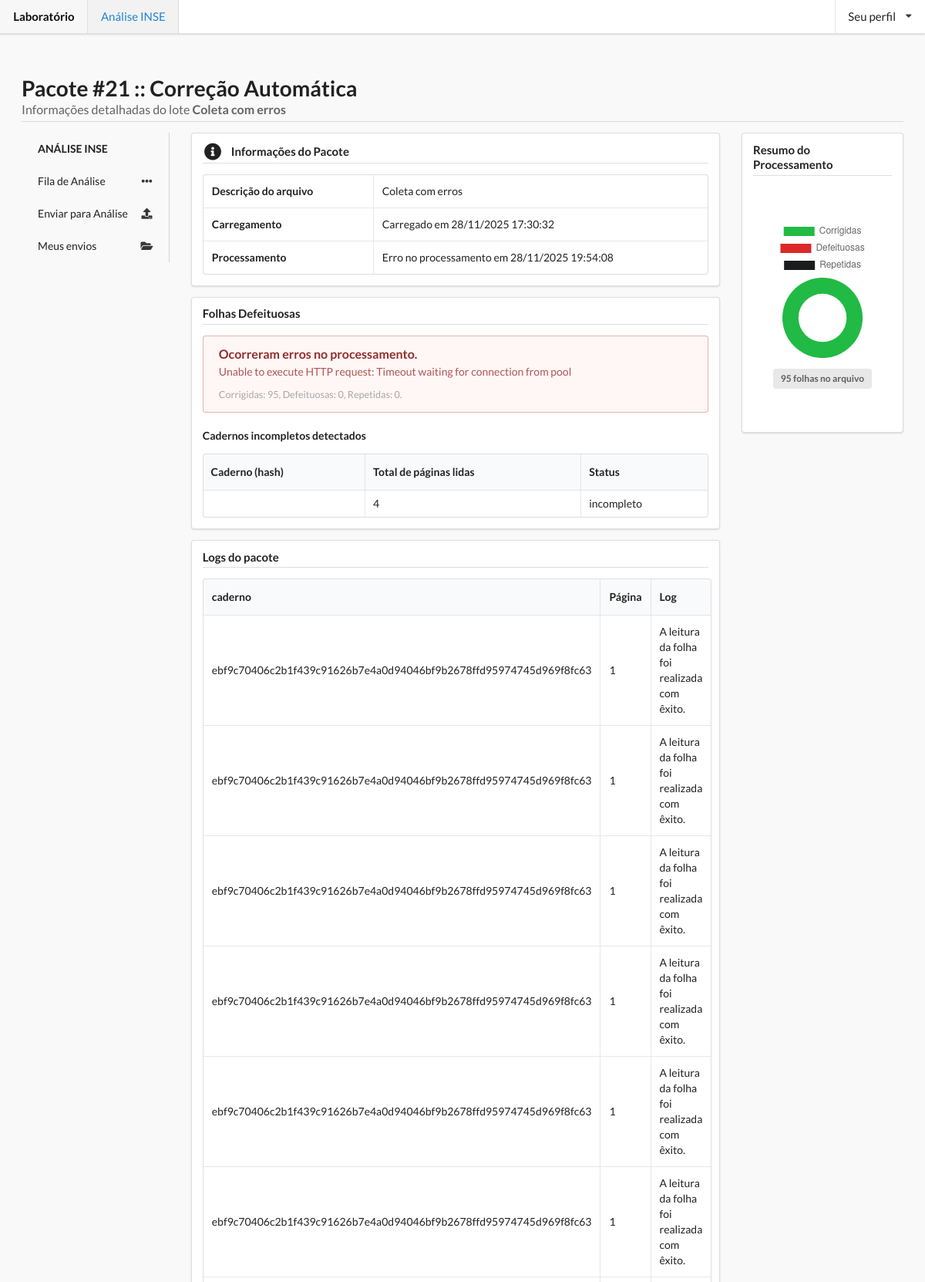
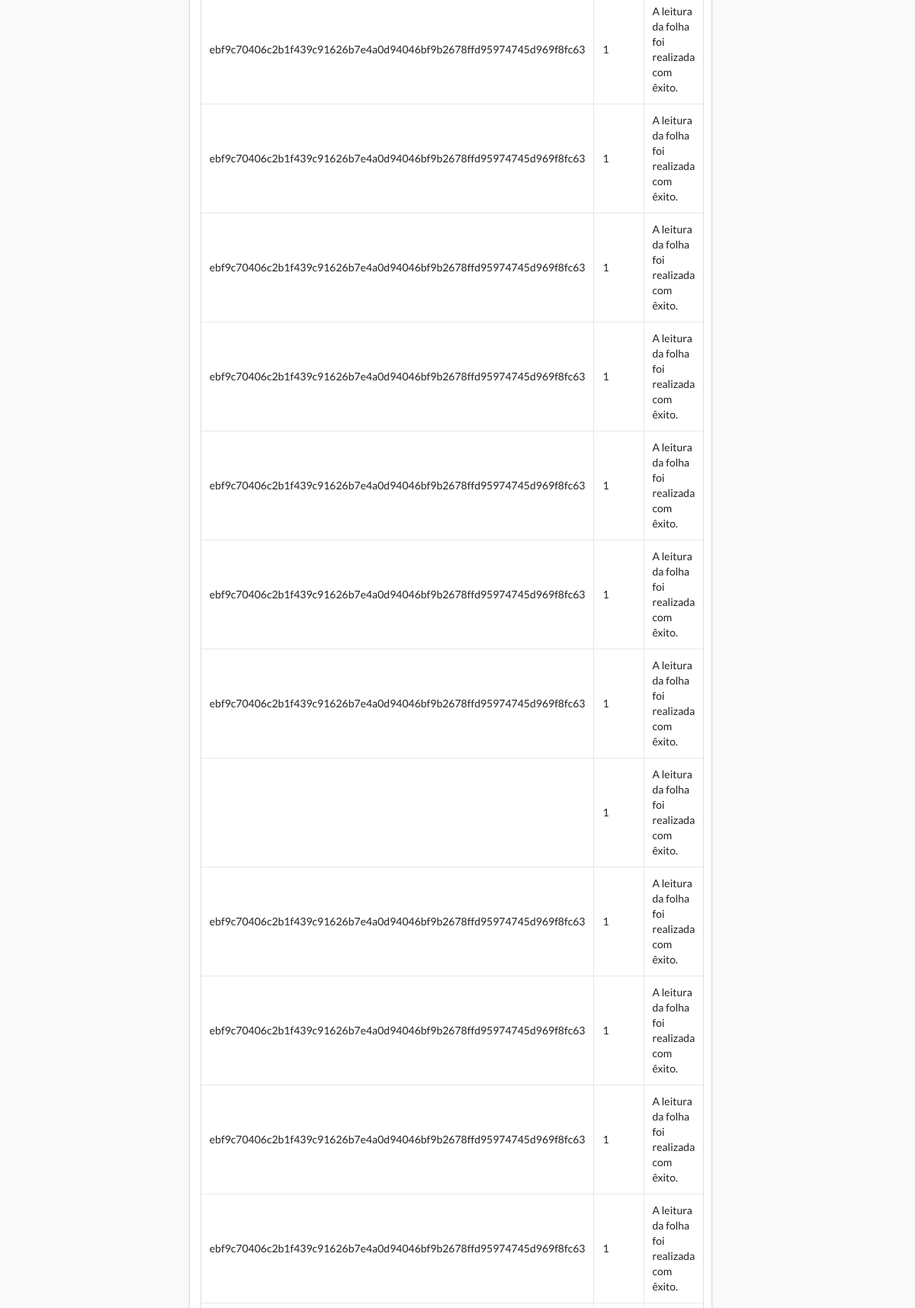
Screenshot of /index.php?action=detalhar&lote_id=Coleta+com+erros (upper part) with the database file from the repository (2 pictures, top to bottom).
### tables this page shows
CREATE TABLE `lotes_correcao` (
  `id` int NOT NULL AUTO_INCREMENT,
  `lote_id` varchar(255) NOT NULL,
  `s3_prefix` varchar(500) NOT NULL,
  `total_arquivos` int NOT NULL DEFAULT '0',
  `status` enum('uploaded','em_processamento','concluido','erro') NOT NULL DEFAULT 'uploaded',
  `mensagem_erro` text,
  `criado_em` datetime NOT NULL,
  `atualizado_em` datetime NOT NULL,
  `tempo_processamento_segundos` int DEFAULT NULL,
  PRIMARY KEY (`id`),
  UNIQUE KEY `uq_lote` (`lote_id`)
);

CREATE TABLE `paginas_lote` (
  `id` int NOT NULL AUTO_INCREMENT,
  `lote_id` varchar(255) NOT NULL,
  `pagina` int NOT NULL,
  `tipo_folha` enum('Resposta','Caderno') NOT NULL DEFAULT 'Resposta',
  `status` enum('corrigida','defeituosa','repetida') NOT NULL,
  `mensagem` text,
  `criado_em` datetime NOT NULL,
  `atualizado_em` datetime NOT NULL,
  `caderno_hash` varchar(128) DEFAULT NULL,
  `caminho_folha` varchar(500) DEFAULT NULL,
  PRIMARY KEY (`id`),
  KEY `idx_lote_pagina` (`lote_id`,`pagina`),
  KEY `caderno_hash` (`caderno_hash`),
  CONSTRAINT `paginas_lote_ibfk_1` FOREIGN KEY (`caderno_hash`) REFERENCES `cadernos_lote` (`hash_caderno`)
);

### controllers/UploadFolhasRespostasController.php (called while the page is built, shortened)
<?php
final class UploadFolhasRespostasController
{
    private PDO $db;
    public function __construct()
    {
        $this->db = new PDO(
            'mysql:host=localhost;port=23306;dbname=corretor_saeb;charset=utf8mb4',
            'root',
            'root',
            [PDO::ATTR_ERRMODE => PDO::ERRMODE_EXCEPTION]
        );
    }
    public function actionDetalhar(): void
    {
        $loteId = $_GET['lote_id'] ?? null;
        $stmt = $this->db->prepare("
            SELECT id, lote_id, s3_prefix, total_arquivos, status,
                   mensagem_erro, criado_em, atualizado_em, tempo_processamento_segundos
            FROM lotes_correcao
            WHERE lote_id = :lote_id
        ");
        $stmt->execute([':lote_id' => $loteId]);
        $pacote = $stmt->fetch(PDO::FETCH_ASSOC);
        $stmt = $this->db->prepare("
            SELECT corrigidas, defeituosas, repetidas, total
            FROM resumo_lote
            WHERE lote_id = :lote_id
        ");
        $stmt->execute([':lote_id' => $loteId]);
        $resumo = $stmt->fetch(PDO::FETCH_ASSOC);
        $stmt = $this->db->prepare("
            SELECT mensagem, lote_id, caderno_hash, tipo_folha, pagina, atualizado_em
            FROM paginas_lote
            WHERE lote_id = :lote_id
            ORDER BY pagina ASC
        ");
        $stmt->execute([':lote_id' => $loteId]);
        $paginas = $stmt->fetchAll(PDO::FETCH_ASSOC);
        $stmt = $this->db->prepare("
            SELECT hash_caderno, numero_paginas_processadas AS total_paginas, status
            FROM cadernos_lote
            WHERE lote_id = :lote_id AND status = 'incompleto'
        ");
        $stmt->execute([':lote_id' => $loteId]);
        $cadernosIncompletos = $stmt->fetchAll(PDO::FETCH_ASSOC);
        $this->pgTitulo = 'Pacote #' . $pacote['id'] . ' :: Correção Automática';
        $this->render('detalhar', compact('pacote', 'resumo', 'folhasProblema', 'paginas', 'cadernosIncompletos', 'tempoSegundos'));
    }
    private function render(string $view, array $data = []): void
    {
        extract($data);
        $controller = $this;
        require __DIR__ . "/../views/uploadFolhasRespostas/{$view}.php";
    }
}

### views/uploadFolhasRespostas/detalhar.php (the view, shortened to what this page needs)
<!DOCTYPE html>
<html lang="pt-BR">
<head>
    <link rel="stylesheet" href="https://cdn.jsdelivr.net/npm/semantic-ui@2.5.0/dist/semantic.min.css">
</head>
<body>
<div style="min-height: 100vh; display: flex; flex-direction: column">
    <header>
        <div class="ui top fixed large menu">
            <a class="logo header item" href="index.php">Laboratório</a>
            <a class="blue active item" href="verFila.php">Análise INSE</a>
            <div class="right menu">
                <div class="ui dropdown item" style="text-align:center">
                    Seu perfil
                    <i class="dropdown icon"></i>
                </div>
            </div>
        </div>
    </header>
    <main id="main" style="flex-grow:1">
        <h1 class="ui dividing header">
            <div class="content">
                <?= htmlspecialchars($controller->pgTitulo) ?>
                <div class="sub header">
                    Informações detalhadas do lote <strong><?= htmlspecialchars($pacote['lote_id']) ?></strong>
                </div>
            </div>
        </h1>
        <div class="ui stackable grid">
            <div class="three wide column">
                <?php require __DIR__ . '/incl/menuLateral.php'; ?>
            </div>
            <div class="thirteen wide column">
                <div class="ui stackable grid">
                    <div class="twelve wide column">
                        <div class="ui segment">
                            <h4 class="ui dividing header">
                                <i class="info circle icon"></i>
                                <div class="content">Informações do Pacote</div>
                            </h4>
                            <table class="ui celled table">
                                <tbody>
                                <tr>
                                    <td style="width:220px"><strong>Descrição do arquivo</strong></td>
                                    <td><?= htmlspecialchars($pacote['lote_id']) ?></td>
                                </tr>
                                <tr>
                                    <td><strong>Carregamento</strong></td>
                                    <td>
                                        Carregado em <?= date('d/m/Y H:i:s', strtotime($pacote['criado_em'])) ?>
                                    </td>
                                </tr>
                                <tr>
                                    <td><strong>Processamento</strong></td>
                                    <td>
                                        <?php if ($pacote['status'] === 'concluido'): ?>
                                            Processamento concluído em <?= date('d/m/Y H:i:s', strtotime($pacote['atualizado_em'])) ?>
                                            <?php if ($tempoSegundos !== null): ?>
                                                <br><span class="muted">levou <?= $tempoSegundos ?> segundos</span>
                                            <?php endif; ?>
                                        <?php elseif ($pacote['status'] === 'em_processamento'): ?>
                                            Em processamento desde <?= date('d/m/Y H:i:s', strtotime($pacote['atualizado_em'])) ?>
                                        <?php elseif ($pacote['status'] === 'erro'): ?>
                                            Erro no processamento em <?= date('d/m/Y H:i:s', strtotime($pacote['atualizado_em'])) ?>
                                        <?php else: ?>
                                            Aguardando processamento
                                        <?php endif; ?>
                                    </td>
                                </tr>
                                </tbody>
                            </table>
                        </div>
                        <div class="ui segment">
                            <h4 class="ui dividing header">Folhas Defeituosas</h4>
                            <?php
                            $temErrosPaginas = !empty($folhasProblema);
                            ?>
                            <?php if ($pacote['status'] === 'concluido' && !$temErrosPaginas && empty($pacote['mensagem_erro'])): ?>
                                <div class="center-block">
                                    <i class="huge thumbs up outline icon"></i>
                                    <h3>Tudo certo!</h3>
                                    <p>Todas as folhas deste arquivo foram processadas sem problemas.</p>
                                </div>
                            <?php elseif ($pacote['status'] === 'erro' || $temErrosPaginas || !empty($pacote['mensagem_erro'])): ?>
                                <div class="ui negative message">
                                    <div class="header">Ocorreram erros no processamento.</div>
                                    <?php if (!empty($pacote['mensagem_erro'])): ?>
                                        <p><?= nl2br(htmlspecialchars($pacote['mensagem_erro'])) ?></p>
                                    <?php endif; ?>
                                    <?php if ($resumo): ?>
                                        <p class="muted">
                                            Corrigidas: <?= (int)$resumo['corrigidas'] ?>,
                                            Defeituosas: <?= (int)$resumo['defeituosas'] ?>,
                                            Repetidas: <?= (int)$resumo['repetidas'] ?>.
                                        </p>
                                    <?php endif; ?>
                                </div>
                                <?php if ($cadernosIncompletos): ?>
                                    <h5 class="ui header" style="margin-top:1.5rem">Cadernos incompletos detectados</h5>
                                    <table class="ui compact celled table">
                                        <thead>
                                        <tr>
                                            <th>Caderno (hash)</th>
                                            <th>Total de páginas lidas</th>
                                            <th>Status</th>
                                        </tr>
                                        </thead>
                                        <tbody>
                                        <?php foreach ($cadernosIncompletos as $c): ?>
                                            <tr>
                                                <td><?= htmlspecialchars($c['caderno_hash']) ?></td>
                                                <td><?= (int)$c['total_paginas'] ?></td>
                                                <td><?= htmlspecialchars($c['status']) ?></td>
                                            </tr>
                                        <?php endforeach; ?>
                                        </tbody>
                                    </table>
                                <?php endif; ?>
                            <?php endif; ?>
                        </div>
                        <div class="ui segment">
                            <h4 class="ui dividing header">Logs do pacote</h4>
                            <table class="ui celled table">
                                <thead>
                                <tr>
                                    <th>caderno</th>
                                    <th>Página</th>
                                    <th>Log</th>
                                </tr>
                                </thead>
                                <tbody>
                                <?php if ($paginas): ?>
                                    <?php foreach ($paginas as $p): ?>
                                        <tr>
                                            <td><?= htmlspecialchars($p['caderno_hash']) ?></td>
                                            <td><?= (int)$p['pagina'] ?></td>
                                            <td><?= htmlspecialchars($p['mensagem']) ?></td>
                                        </tr>
                                    <?php endforeach; ?>
                                <?php endif; ?>
                                </tbody>
                            </table>
                        </div>
                    </div>
                    <div class="four wide column">
                        <div class="ui segment">
                            <h4 class="ui dividing header">Resumo do Processamento</h4>
                            <div class="center-block">
                                <canvas id="resumoChart" width="220" height="220"></canvas>
                                <?php if ($resumo): ?>
                                    <div style="margin-top:1rem">
                                        <div class="ui label">
                                            <?= (int)$resumo['total'] ?> folhas no arquivo
                                        </div>
                                    </div>
                                <?php else: ?>
                                    <p class="muted">Aguardando dados de processamento.</p>
                                <?php endif; ?>
                            </div>
                        </div>
                    </div>
                </div>
            </div>
        </div>
    </main>
</div>
<script>
    $('.ui.dropdown').dropdown();
    <?php if ($resumo): ?>
    // Gráfico de rosca
    const ctx = document.getElementById('resumoChart').getContext('2d');
    new Chart(ctx, {
        type: 'doughnut',
        data: {
            labels: ['Corrigidas', 'Defeituosas', 'Repetidas'],
            datasets: [{
                data: [
                    <?= (int)$resumo['corrigidas'] ?>,
                    <?= (int)$resumo['defeituosas'] ?>,
                    <?= (int)$resumo['repetidas'] ?>
                ],
                backgroundColor: ['#21ba45', '#db2828', '#1b1c1d'],
                borderWidth: 0
            }]
        },
        options: {
            responsive: true,
            cutout: '60%',
            plugins: {
                legend: {
                    position: 'top'
                }
            }
        }
    });
    <?php endif; ?>
</script>
</body>
</html>

### views/uploadFolhasRespostas/detalhar.php (style rules this page uses)
body { background-color: #f9f9f9; }
#main { margin-top: 72px; padding: 2rem; }
.muted { color: #999; font-size: 0.9em; }
.center-block { text-align: center; padding: 3rem 0; color: #777; }

### rows the page displays
lotes_correcao: id "Pacote #21 :: Correção Automática", lote "Coleta com erros", criado_em "28/11/2025 17:30:32", atualizado_em "28/11/2025 19:54:08", mensagem_erro "Unable to execute HTTP request: Timeout waiting for connection from pool"
paginas_lote: caderno_hash "ebf9c70406c2b1f439c91626b7e4a0d94046bf9b2678ffd95974745d969f8fc63", pagina "1", mensagem "A leitura da folha foi realizada com êxito."
paginas_lote: caderno_hash "ebf9c70406c2b1f439c91626b7e4a0d94046bf9b2678ffd95974745d969f8fc63", pagina "1", mensagem "A leitura da folha foi realizada com êxito."
paginas_lote: caderno_hash "ebf9c70406c2b1f439c91626b7e4a0d94046bf9b2678ffd95974745d969f8fc63", pagina "1", mensagem "A leitura da folha foi realizada com êxito."
paginas_lote: caderno_hash "ebf9c70406c2b1f439c91626b7e4a0d94046bf9b2678ffd95974745d969f8fc63", pagina "1", mensagem "A leitura da folha foi realizada com êxito."
paginas_lote: caderno_hash "ebf9c70406c2b1f439c91626b7e4a0d94046bf9b2678ffd95974745d969f8fc63", pagina "1", mensagem "A leitura da folha foi realizada com êxito."
paginas_lote: caderno_hash "ebf9c70406c2b1f439c91626b7e4a0d94046bf9b2678ffd95974745d969f8fc63", pagina "1", mensagem "A leitura da folha foi realizada com êxito."
paginas_lote: caderno_hash "ebf9c70406c2b1f439c91626b7e4a0d94046bf9b2678ffd95974745d969f8fc63", pagina "1", mensagem "A leitura da folha foi realizada com êxito."
paginas_lote: caderno_hash "ebf9c70406c2b1f439c91626b7e4a0d94046bf9b2678ffd95974745d969f8fc63", pagina "1", mensagem "A leitura da folha foi realizada com êxito."
paginas_lote: caderno_hash "ebf9c70406c2b1f439c91626b7e4a0d94046bf9b2678ffd95974745d969f8fc63", pagina "1", mensagem "A leitura da folha foi realizada com êxito."
paginas_lote: caderno_hash "ebf9c70406c2b1f439c91626b7e4a0d94046bf9b2678ffd95974745d969f8fc63", pagina "1", mensagem "A leitura da folha foi realizada com êxito."
paginas_lote: caderno_hash "ebf9c70406c2b1f439c91626b7e4a0d94046bf9b2678ffd95974745d969f8fc63", pagina "1", mensagem "A leitura da folha foi realizada com êxito."
paginas_lote: caderno_hash "ebf9c70406c2b1f439c91626b7e4a0d94046bf9b2678ffd95974745d969f8fc63", pagina "1", mensagem "A leitura da folha foi realizada com êxito."
paginas_lote: caderno_hash "ebf9c70406c2b1f439c91626b7e4a0d94046bf9b2678ffd95974745d969f8fc63", pagina "1", mensagem "A leitura da folha foi realizada com êxito."
paginas_lote: pagina "1", mensagem "A leitura da folha foi realizada com êxito."
paginas_lote: caderno_hash "ebf9c70406c2b1f439c91626b7e4a0d94046bf9b2678ffd95974745d969f8fc63", pagina "1", mensagem "A leitura da folha foi realizada com êxito."
paginas_lote: caderno_hash "ebf9c70406c2b1f439c91626b7e4a0d94046bf9b2678ffd95974745d969f8fc63", pagina "1", mensagem "A leitura da folha foi realizada com êxito."
paginas_lote: caderno_hash "ebf9c70406c2b1f439c91626b7e4a0d94046bf9b2678ffd95974745d969f8fc63", pagina "1", mensagem "A leitura da folha foi realizada com êxito."
paginas_lote: caderno_hash "ebf9c70406c2b1f439c91626b7e4a0d94046bf9b2678ffd95974745d969f8fc63", pagina "1", mensagem "A leitura da folha foi realizada com êxito."

### other values shown
$resumo['corrigidas'] "95"
$resumo['defeituosas'] "0"
$resumo['repetidas'] "0"
$c['total_paginas'] "4"
$c['status'] "incompleto"
$resumo['total'] "95"
chart data {{ $resumo['defeituosas'] }} 0
chart data {{ $resumo['repetidas'] }} 0
